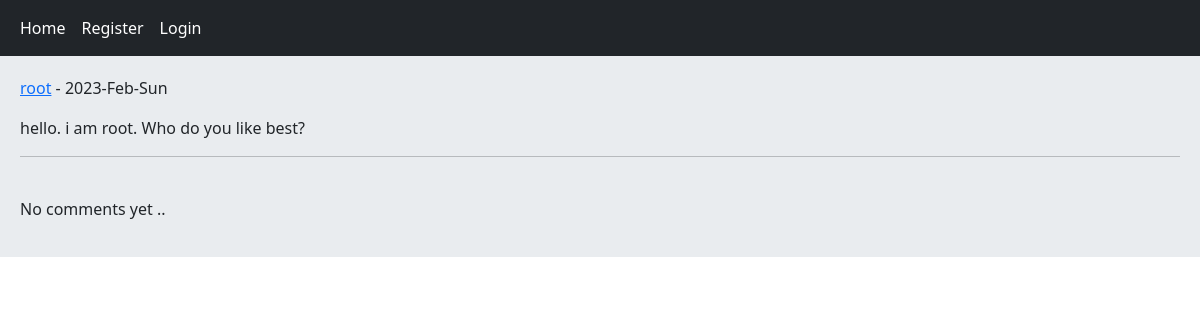
/detail/4/hello-i-am-root-who-do-you-like, run on an earlier commit of the app's database.
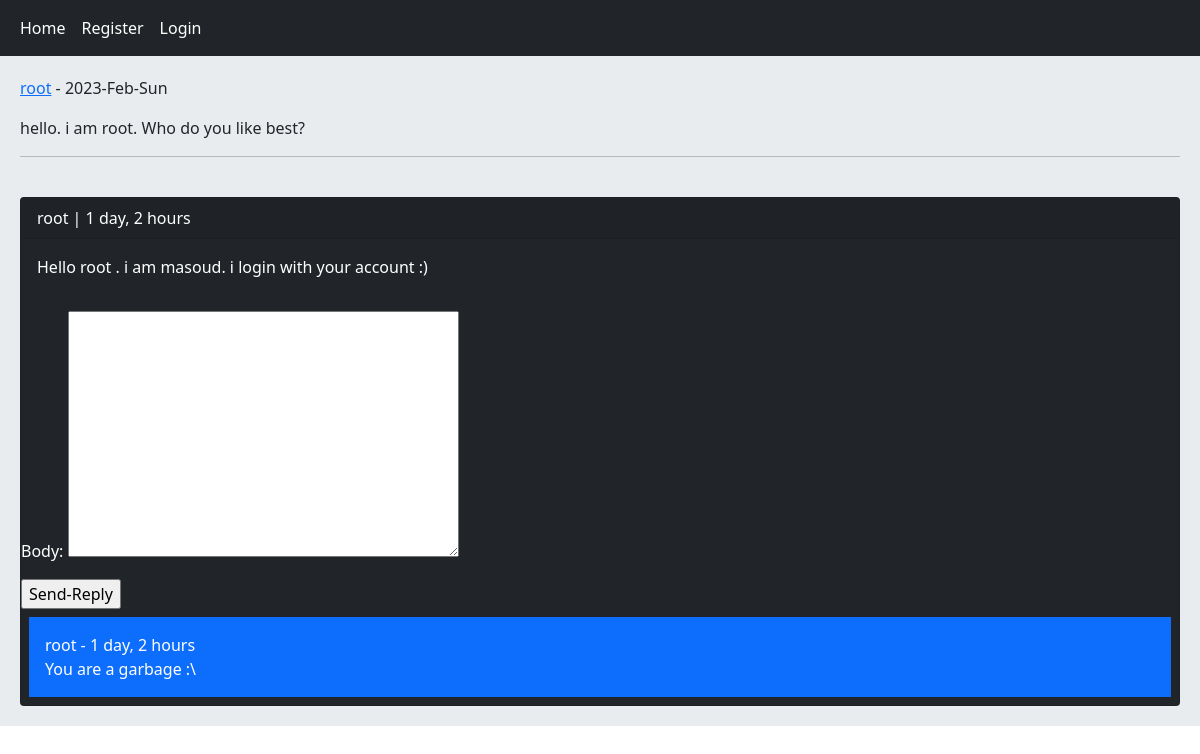
And on a later commit of the database.
### home/models.py (models this page shows, shortened)
class Comment(models.Model):
    user = models.ForeignKey(User, on_delete=models.CASCADE, related_name='ucomment')
    post = models.ForeignKey(Post, on_delete=models.CASCADE, related_name='pcomment')
    reply = models.ForeignKey('self', on_delete=models.CASCADE, related_name='rcomment', blank=True, null=True)
    is_reply = models.BooleanField(default=False)
    body = models.TextField(max_length=300)
    created = models.DateTimeField(auto_now_add=True)

### home/views.py (the view, shortened to what this page needs)
# urls.py: path('detail/<int:post_id>/<slug:post_slug>', views.PostDetailView.as_view(), name='post_detail'),
class PostDetailView(View):
    form_class = CommentCreateForm
    form_class_reply = CommentReplyForm
    def setup(self, request, *args, **kwargs):
        self.post_current = get_object_or_404(Post, pk=kwargs['post_id'], slug=kwargs['post_slug'])
        return super().setup(request, *args, **kwargs)
    def get(self, request, *args, **kwargs):
        post = self.post_current
        comments = post.pcomment.filter(is_reply=False)
        return render(request, 'home/detail.html', {'post': post, 'comments': comments, 'form': self.form_class,
                                                    'form_reply': self.form_class_reply})

### home/templates/home/detail.html (shortened to what this page needs)
{% extends 'base.html' %}
{% block content %}
    <p><a href="{% url 'account:user_profile' post.user.id %}">{{ post.user.username }}</a> - {{ post.updated|date:"Y-M-D"}}</p>
    <p>{{ post.body }}</p>
    <hr>
    <br>
    {% for comment in comments %}
        <div class="card bg-dark text-white">
            <p class="card-header">{{ comment.user }} | {{ comment.created|timesince }}</p>
            <p class="card-body">{{ comment.body }}</p>
            <form action="{% url 'home:add_reply' post.id comment.id %}" method="post">
                {{ form_reply.as_p }}
                <input type="submit" value="Send-Reply">
            </form>
           {% for reply in comment.rcomment.all %}
            <p class="bg-primary p-3 m-2">{{ reply.user }} - {{ reply.created|timesince }}<br>{{ reply.body }}</p>
           {% endfor %}
        </div>
    {% empty %}
        <p>No comments yet ..</p>
    {% endfor %}
{% endblock %}

What changed in the data, as far as the page shows it:
added Comment: user "root", created "1 day, 2 hours", body "Hello root . i am masoud. i login with your account :)"
added Comment: user "root", created "1 day, 2 hours", body "You are a garbage :\\"
Also different on the page:
text no longer shown: "No comments yet .."
